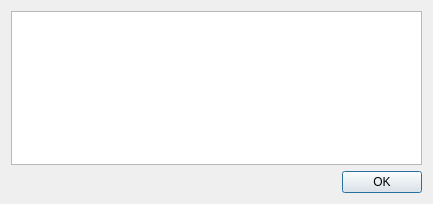
<?xml version="1.0" encoding="UTF-8"?>
<ui version="4.0">
 <class>PrimersDetailsDialog</class>
 <widget class="QDialog" name="PrimersDetailsDialog">
  <property name="geometry">
   <rect>
    <x>0</x>
    <y>0</y>
    <width>433</width>
    <height>204</height>
   </rect>
  </property>
  <property name="windowTitle">
   <string>Primers Details</string>
  </property>
  <layout class="QVBoxLayout" name="verticalLayout">
   <item>
    <widget class="QTextEdit" name="textEdit">
     <property name="readOnly">
      <bool>true</bool>
     </property>
    </widget>
   </item>
   <item>
    <widget class="QDialogButtonBox" name="buttonBox">
     <property name="orientation">
      <enum>Qt::Horizontal</enum>
     </property>
     <property name="standardButtons">
      <set>QDialogButtonBox::Ok</set>
     </property>
     <property name="centerButtons">
      <bool>false</bool>
     </property>
    </widget>
   </item>
  </layout>
 </widget>
 <resources/>
 <connections>
  <connection>
   <sender>buttonBox</sender>
   <signal>accepted()</signal>
   <receiver>PrimersDetailsDialog</receiver>
   <slot>accept()</slot>
   <hints>
    <hint type="sourcelabel">
     <x>248</x>
     <y>254</y>
    </hint>
    <hint type="destinationlabel">
     <x>157</x>
     <y>274</y>
    </hint>
   </hints>
  </connection>
  <connection>
   <sender>buttonBox</sender>
   <signal>rejected()</signal>
   <receiver>PrimersDetailsDialog</receiver>
   <slot>reject()</slot>
   <hints>
    <hint type="sourcelabel">
     <x>316</x>
     <y>260</y>
    </hint>
    <hint type="destinationlabel">
     <x>286</x>
     <y>274</y>
    </hint>
   </hints>
  </connection>
 </connections>
</ui>
